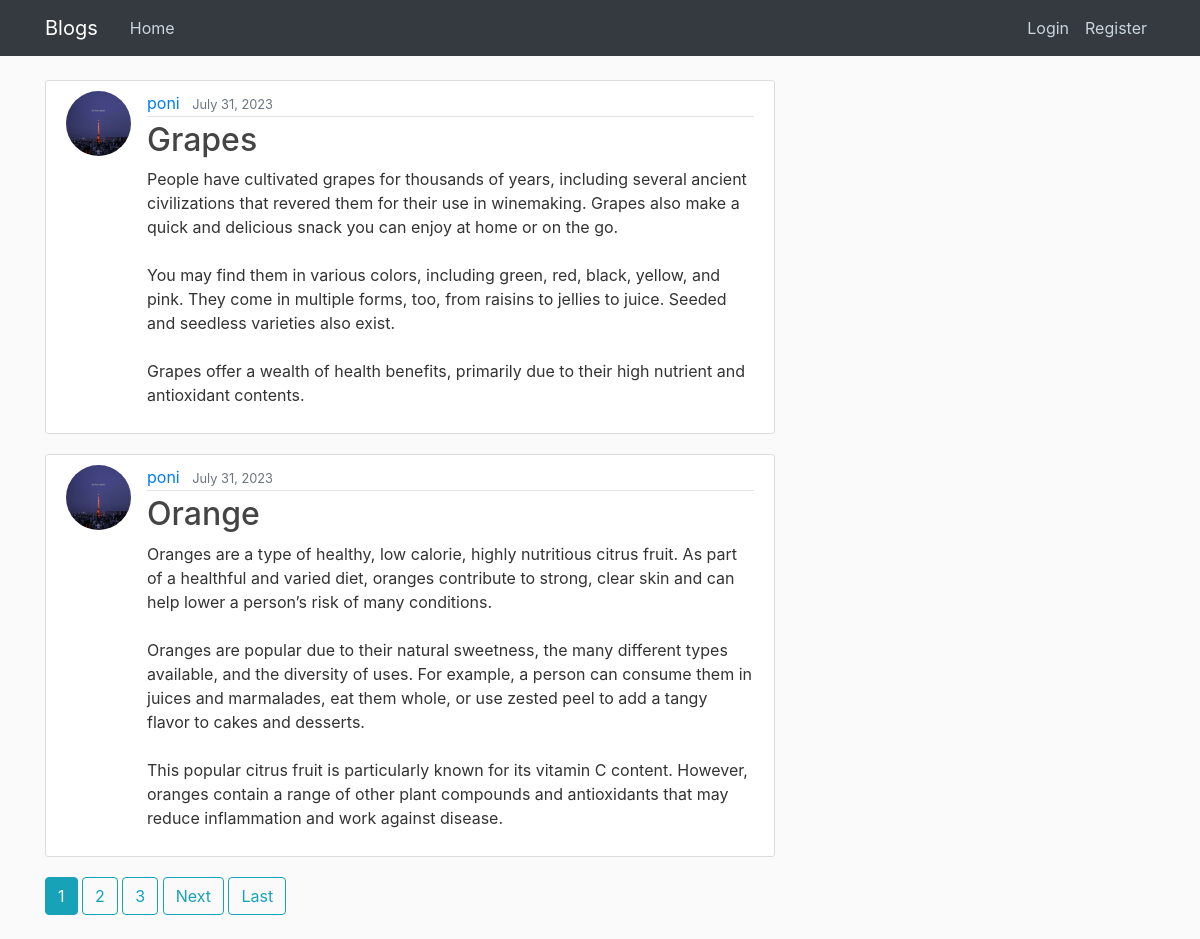
The page / on the database its author committed.
### blog/models.py (models this page shows, shortened)
class Post(models.Model):
    title = models.CharField(max_length=100)
    content = models.TextField()
    date_posted = models.DateTimeField(default=timezone.now)
    author = models.ForeignKey(User, on_delete=models.CASCADE)

### users/models.py (models this page shows, shortened)
class Profile(models.Model):
    user = models.OneToOneField(User, on_delete=models.CASCADE)
    image = models.ImageField(default='default.jpg', upload_to="profile_pics")

### blog/views.py (the view)
# urls.py: path('', PostListView.as_view(), name='blog-home'),
class PostListView(ListView):
    model = Post
    template_name = 'blog/home.html'
    context_object_name = 'posts'
    ordering = ['-date_posted']
    paginate_by = 2

### blog/templates/blog/home.html (shortened to what this page needs)
{%extends "blog/base.html"%}
{% block content %}
{% for post in posts %}
<article class="media content-section">
  <img
    src="{{post.author.profile.image.url}}"
    class="rounded-circle article article-img"
  />
  <div class="media-body">
    <div class="article-metadata">
      <a class="mr-2" href="{% url 'user-post' post.author.username %}">{{ post.author }}</a>
      <small class="text-muted">{{ post.date_posted|date:"F d, Y"}}</small>
    </div>
    <h2>
      <a class="article-title" href="{%url 'post-detail' post.id %}"
        >{{ post.title }}</a
      >
    </h2>
    <p class="article-content">{{ post.content }}</p>
  </div>
</article>
{%endfor%}
{% if is_paginated %}
  {%for num in page_obj.paginator.page_range %}
    {% if page_obj.number == num %}
    <a href="?page={{num}}" class="btn btn-info mb-4">{{num}}</a>
    {% elif num > page_obj.number|add:'-3' and num < page_obj.number|add:'3' %}
    <a href="?page={{num}}" class="btn btn-outline-info mb-4">{{num}}</a>
    {% endif %}
  {% endfor %}
  {% if page_obj.has_next %}
    <a href="?page={{page_obj.next_page_number}}" class="btn btn-outline-info mb-4">Next</a>
    <a href="?page={{page_obj.paginator.numpages}}" class="btn btn-outline-info mb-4">Last</a>
  {% endif %}
{% endif %}
{% endblock %}

### blog/templates/blog/base.html (shortened to what this page needs)
{% load static %}
<!DOCTYPE html>
<html lang="en">
  <head>
    <link
      rel="stylesheet"
      href="https://cdn.jsdelivr.net/npm/bootstrap@4.0.0/dist/css/bootstrap.min.css"
    />
    <link
      rel="stylesheet"
      type="text/css"
      href="{% static 'blog/main.css' %}"
    />
  </head>
  <body>
    <header class="site-header">
      <nav class="navbar navbar-expand-md bg-dark navbar-dark fixed-top">
        <div class="container">
          <a class="navbar-brand mr-4" href="{% url 'blog-home' %}"
            >Blogs</a
          >
          <div class="collapse navbar-collapse" id="navbarToggle">
            <div class="navbar-nav mr-auto">
              <a class="nav-item nav-link" href="{% url 'blog-home' %}">Home</a>
            </div>
            <div class="navbar-nav">
              {% if user.is_authenticated %}
              <a class="nav-item nav-link " href="{% url 'post-create' %}"
                >Create Post</a
              >
              <a class="nav-item nav-link" href="{% url 'profile' %}"
                >Profile</a
              >
              <a class="nav-item nav-link" href="{% url 'logout' %}">Logout</a>
              S
              {% else %}
              <a class="nav-item nav-link" href="{% url 'login' %}">Login</a>
              <a class="nav-item nav-link" href="{% url 'register' %}"
                >Register</a
              >
              {% endif %}
            </div>
          </div>
        </div>
      </nav>
    </header>
    <main role="main" class="container">
      <div class="row">
        <div class="col-md-8">
           {% block content %}{% endblock %}
        </div>
      </div>
    </main>
  </body>
</html>

### blog/static/blog/main.css (style rules this page uses)
body { background: #fafafa; color: #333333; margin-top: 5rem; }
h1, h2, h3, h4, h5, h6 { color: #444444; }
.site-header .navbar-nav .nav-link { color: #cbd5db; }
.content-section { background: #ffffff; padding: 10px 20px; border: 1px solid #dddddd; border-radius: 3px; margin-bottom: 20px; }
.article-title { color: #444444; }
.article-content { white-space: pre-line; }
.article-img { height: 65px; width: 65px; margin-right: 16px; }
.article-metadata { padding-bottom: 1px; margin-bottom: 4px; border-bottom: 1px solid #e3e3e3; }

### rows shown on the page
Post: author.profile.image (picture), author "poni", date_posted "July 31, 2023", title "Grapes", content "People have cultivated grapes for thousands of years, including several ancient civilizations that revered them for their use in winemaking. Grapes also make a quick and delicious snack you can enjoy at home or on the go. You may find them in various colors, including green, red, black, yellow, and pink. They come in multiple forms, too, from raisins to jellies to juice. Seeded and seedless varieties also exist. Grapes offer a wealth of health benefits, primarily due to their high nutrient and antioxidant contents."
Post: author.profile.image (picture), author "poni", date_posted "July 31, 2023", title "Orange", content "Oranges are a type of healthy, low calorie, highly nutritious citrus fruit. As part of a healthful and varied diet, oranges contribute to strong, clear skin and can help lower a person’s risk of many conditions. Oranges are popular due to their natural sweetness, the many different types available, and the diversity of uses. For example, a person can consume them in juices and marmalades, eat them whole, or use zested peel to add a tangy flavor to cakes and desserts. This popular citrus fruit is particularly known for its vitamin C content. However, oranges contain a range of other plant compounds and antioxidants that may reduce inflammation and work against disease."

### other values the page prints
{{ num }} "1"
{{ num }} "2" "3"
